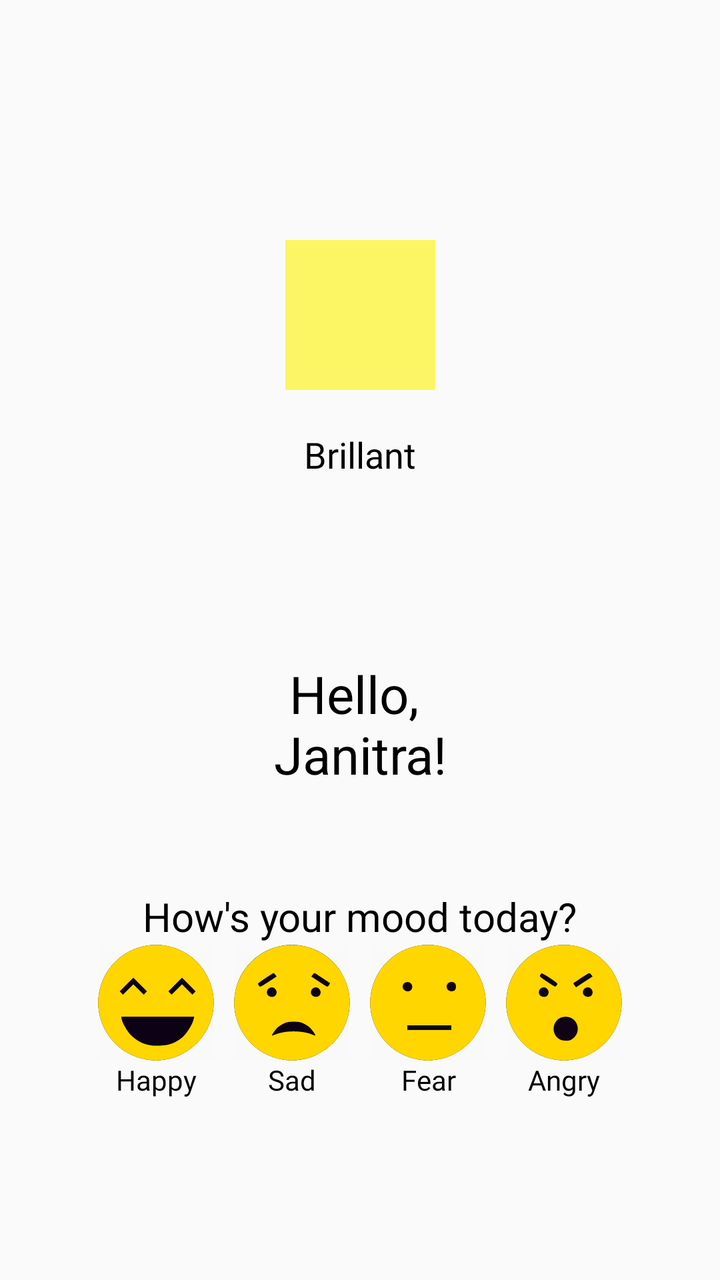
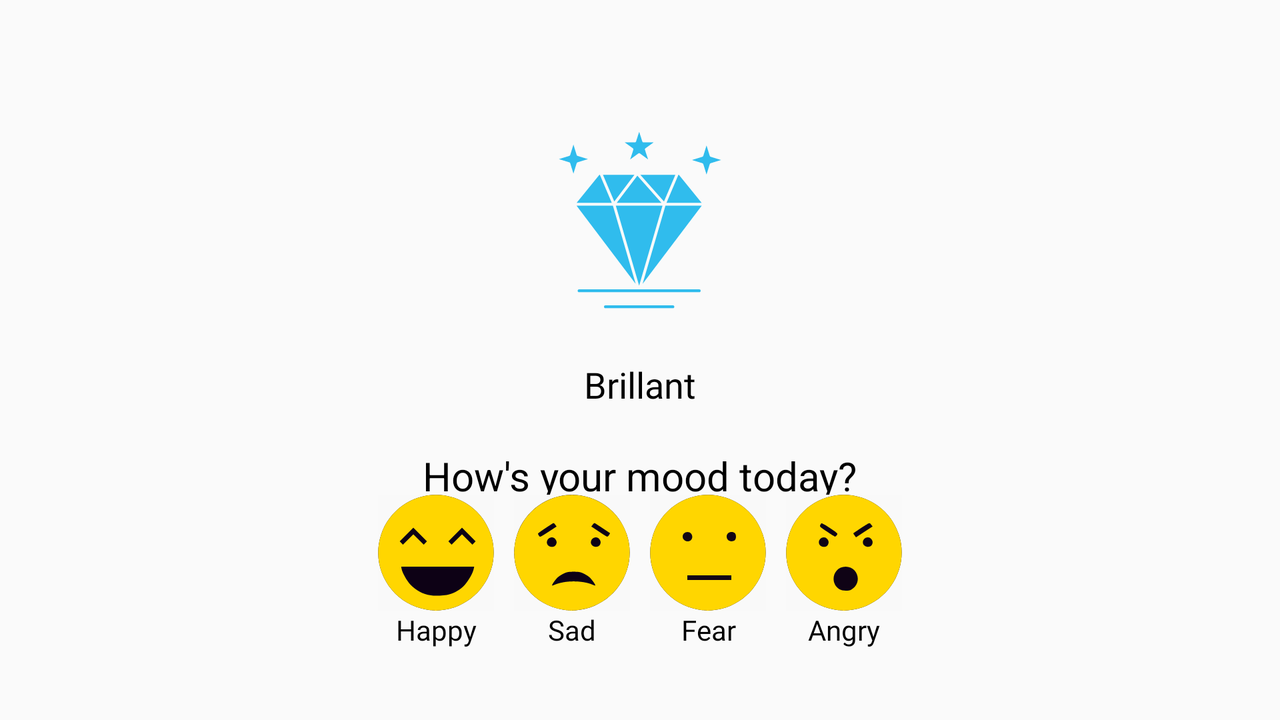

One screen, two layout resources from the same app: the default and the repository's alternative for another configuration. Each is rendered where Android would select it; the XML of both is given below.
<!-- AndroidManifest.xml: application theme AppThemeNo -->
<!-- res/layout/activity_welcome.xml -->
<?xml version="1.0" encoding="utf-8"?>
<androidx.constraintlayout.widget.ConstraintLayout
    xmlns:android="http://schemas.android.com/apk/res/android"
    xmlns:app="http://schemas.android.com/apk/res-auto"
    xmlns:tools="http://schemas.android.com/tools"
    android:layout_width="match_parent"
    android:layout_height="match_parent"
    tools:context=".WelcomeActivity">

    <ImageView
        android:id="@+id/logo"
        android:layout_width="75dp"
        android:layout_height="75dp"
        android:layout_marginTop="120dp"
        app:layout_constraintEnd_toEndOf="parent"
        app:layout_constraintStart_toStartOf="parent"
        app:layout_constraintTop_toTopOf="parent"
        app:layout_constraintBottom_toTopOf="@id/app_name"
        app:srcCompat="@color/colorYellow"
        android:contentDescription="@string/app_name"/>

    <TextView
        android:id="@+id/app_name"
        android:layout_width="wrap_content"
        android:layout_height="wrap_content"
        android:layout_margin="20dp"
        android:fontFamily="@font/lato"
        android:text="@string/app_name"
        android:textColor="@android:color/black"
        android:textSize="18sp"
        app:layout_constraintBottom_toTopOf="@id/greetings"
        app:layout_constraintEnd_toEndOf="parent"
        app:layout_constraintStart_toStartOf="parent"
        app:layout_constraintTop_toBottomOf="@id/logo" />

    <TextView
        android:id="@+id/greetings"
        android:layout_width="wrap_content"
        android:layout_height="wrap_content"
        android:layout_margin="90dp"
        android:text="@string/greetings"
        android:textAlignment="center"
        android:textColor="@android:color/black"
        android:textSize="26sp"
        app:layout_constraintEnd_toEndOf="parent"
        app:layout_constraintStart_toStartOf="parent"
        app:layout_constraintTop_toBottomOf="@id/app_name" />

    <TextView
        android:id="@+id/mood_question"
        android:layout_width="wrap_content"
        android:layout_height="wrap_content"
        android:layout_margin="50dp"
        android:text="@string/mood_question"
        android:textColor="@android:color/black"
        android:textSize="20sp"
        app:layout_constraintEnd_toEndOf="parent"
        app:layout_constraintStart_toStartOf="parent"
        app:layout_constraintTop_toBottomOf="@id/greetings" />

    <LinearLayout
        android:layout_width="wrap_content"
        android:layout_height="wrap_content"
        android:orientation="horizontal"
        android:layout_marginTop="10dp"
        android:layout_marginBottom="100dp"
        app:layout_constraintBottom_toBottomOf="parent"
        app:layout_constraintEnd_toEndOf="parent"
        app:layout_constraintStart_toStartOf="parent"
        app:layout_constraintTop_toBottomOf="@+id/mood_question">

        <LinearLayout
            android:layout_width="wrap_content"
            android:layout_height="wrap_content"
            android:orientation="vertical"
            android:layout_margin="5dp">

            <ImageButton
                android:id="@+id/happy"
                android:layout_width="58dp"
                android:layout_height="58dp"
                android:background="#F9F9F9"
                android:src="@drawable/ic_happy"
                android:contentDescription="@string/happy"/>

            <TextView
                android:layout_width="match_parent"
                android:layout_height="wrap_content"
                android:fontFamily="@font/lato"
                android:text="@string/happy"
                android:textAlignment="center"
                android:textColor="@android:color/black" />
        </LinearLayout>
        <LinearLayout
            android:layout_width="wrap_content"
            android:layout_height="wrap_content"
            android:orientation="vertical"
            android:layout_margin="5dp">

            <ImageButton
                android:id="@+id/sad"
                android:layout_width="58dp"
                android:layout_height="58dp"
                android:background="#F9F9F9"
                android:src="@drawable/ic_sad"
                android:contentDescription="@string/sad"/>

            <TextView
                android:layout_width="match_parent"
                android:layout_height="wrap_content"
                android:fontFamily="@font/lato"
                android:text="@string/sad"
                android:textAlignment="center"
                android:textColor="@android:color/black" />
        </LinearLayout>
        <LinearLayout
            android:layout_width="wrap_content"
            android:layout_height="wrap_content"
            android:orientation="vertical"
            android:layout_margin="5dp">

            <ImageButton
                android:id="@+id/fear"
                android:layout_width="58dp"
                android:layout_height="58dp"
                android:background="#F9F9F9"
                android:src="@drawable/ic_fear"
                android:contentDescription="@string/fear"/>

            <TextView
                android:layout_width="match_parent"
                android:layout_height="wrap_content"
                android:fontFamily="@font/lato"
                android:text="@string/fear"
                android:textAlignment="center"
                android:textColor="@android:color/black" />
        </LinearLayout>
        <LinearLayout
            android:layout_width="wrap_content"
            android:layout_height="wrap_content"
            android:orientation="vertical"
            android:layout_margin="5dp">

            <ImageButton
                android:id="@+id/angry"
                android:layout_width="58dp"
                android:layout_height="58dp"
                android:background="#F9F9F9"
                android:src="@drawable/ic_angry"
                android:contentDescription="@string/angry"/>

            <TextView
                android:layout_width="match_parent"
                android:layout_height="wrap_content"
                android:fontFamily="@font/lato"
                android:text="@string/angry"
                android:textAlignment="center"
                android:textColor="@android:color/black" />
        </LinearLayout>
    </LinearLayout>
</androidx.constraintlayout.widget.ConstraintLayout>
<!-- resources referenced by this layout -->
<resources>
  <color name="colorYellow">#FCF664</color>
  <!-- drawable ic_fear (drawable) -->
  <vector android:height="58dp" android:viewportHeight="1740"
      android:viewportWidth="1740" android:width="58dp" xmlns:android="http://schemas.android.com/apk/res/android">
      <path android:fillColor="#130614"
          android:pathData="M735,1725c-526,-83 -854,-618 -689,-1122 148,-455 638,-705 1091,-557 263,86 466,287 554,550 151,449 -95,939 -551,1096 -67,23 -218,48 -280,47 -25,-1 -81,-7 -125,-14z" android:strokeColor="#00000000"/>
      <path android:fillColor="#ffd600"
          android:pathData="M735,1725c-526,-83 -854,-618 -689,-1122 148,-455 638,-705 1091,-557 263,86 466,287 554,550 151,449 -95,939 -551,1096 -67,23 -218,48 -280,47 -25,-1 -81,-7 -125,-14zM1220,1245l0,-35 -330,0 -330,0 0,35 0,35 330,0 330,0 0,-35zM615,680c42,-46 10,-120 -52,-120 -42,0 -73,30 -73,70 0,62 84,95 125,50zM1272,683c23,-20 24,-80 1,-105 -22,-24 -77,-24 -103,2 -44,44 -11,120 52,120 17,0 40,-7 50,-17z" android:strokeColor="#00000000"/>
  </vector>
  <!-- drawable ic_happy (drawable) -->
  <vector xmlns:android="http://schemas.android.com/apk/res/android"
      android:width="58dp"
      android:height="58dp"
      android:viewportWidth="1740"
      android:viewportHeight="1740">
    <path
        android:pathData="M735,1725c-526,-83 -854,-618 -689,-1122 148,-455 638,-705 1091,-557 263,86 466,287 554,550 151,449 -95,939 -551,1096 -67,23 -218,48 -280,47 -25,-1 -81,-7 -125,-14z"
        android:fillColor="#0d0115"
        android:strokeColor="#00000000"/>
    <path
        android:pathData="M735,1725c-526,-83 -854,-618 -689,-1122 148,-455 638,-705 1091,-557 263,86 466,287 554,550 151,449 -95,939 -551,1096 -67,23 -218,48 -280,47 -25,-1 -81,-7 -125,-14zM1070,1494c91,-26 167,-73 230,-140 59,-63 124,-179 136,-241l7,-33 -548,0 -547,0 6,33c11,60 77,177 133,237 80,86 184,141 307,161 71,11 210,3 276,-17zM608,673l78,78 24,-26 24,-26 -102,-102 -102,-102 -102,102 -102,102 24,26 24,26 78,-78 78,-78 78,78zM1338,673l78,78 24,-26 24,-26 -102,-102 -102,-102 -102,102 -102,102 24,26 24,26 78,-78 78,-78 78,78z"
        android:fillColor="#ffd600"
        android:strokeColor="#00000000"/>
  </vector>
  <string name="angry">Angry</string>
  <string name="app_name">Brillant</string>
  <string name="fear">Fear</string>
  <string name="greetings">Hello, \nJanitra!</string>
  <string name="happy">Happy</string>
  <string name="mood_question">How\'s your mood today?</string>
  <string name="sad">Sad</string>
  <style name="AppThemeNo" parent="Theme.AppCompat.Light.NoActionBar">
          
          <item name="colorPrimary">@color/colorLightBlue</item>
          <item name="colorPrimaryDark">@color/colorBlue</item>
          <item name="colorAccent">@color/colorYellow</item>
      </style>
  <color name="colorLightBlue">#30BCED</color>
  <color name="colorBlue">#00A2F3</color>
</resources>
<!-- res/layout-land/activity_welcome.xml (the repository's variant of the layout above) -->
<!-- drawn on the phone turned sideways -->
<?xml version="1.0" encoding="utf-8"?>
<androidx.constraintlayout.widget.ConstraintLayout
    xmlns:android="http://schemas.android.com/apk/res/android"
    xmlns:app="http://schemas.android.com/apk/res-auto"
    xmlns:tools="http://schemas.android.com/tools"
    android:layout_width="match_parent"
    android:layout_height="match_parent"
    tools:context=".WelcomeActivity">

    <ImageView
        android:id="@+id/logo"
        android:layout_width="100dp"
        android:layout_height="100dp"
        android:layout_marginTop="60dp"
        app:layout_constraintEnd_toEndOf="parent"
        app:layout_constraintStart_toStartOf="parent"
        app:layout_constraintTop_toTopOf="parent"
        app:layout_constraintBottom_toTopOf="@id/app_name"
        android:src="@drawable/ic_noun_brillant"
        android:contentDescription="@string/app_name"/>

    <TextView
        android:id="@+id/app_name"
        android:layout_width="wrap_content"
        android:layout_height="wrap_content"
        android:layout_margin="20dp"
        android:fontFamily="@font/lato"
        android:text="@string/app_name"
        android:textColor="@android:color/black"
        android:textSize="18sp"
        app:layout_constraintBottom_toTopOf="@id/greetings"
        app:layout_constraintEnd_toEndOf="parent"
        app:layout_constraintStart_toStartOf="parent"
        app:layout_constraintTop_toBottomOf="@id/logo" />














    <TextView
        android:id="@+id/mood_question"
        android:layout_width="wrap_content"
        android:layout_height="wrap_content"
        android:layout_marginTop="20dp"
        android:text="@string/mood_question"
        android:textColor="@android:color/black"
        android:textSize="20sp"
        app:layout_constraintEnd_toEndOf="parent"
        app:layout_constraintStart_toStartOf="parent"
        app:layout_constraintTop_toBottomOf="@id/app_name" />

    <LinearLayout
        android:layout_width="wrap_content"
        android:layout_height="wrap_content"
        android:orientation="horizontal"
        android:layout_marginTop="20dp"
        android:layout_marginBottom="60dp"
        app:layout_constraintBottom_toBottomOf="parent"
        app:layout_constraintEnd_toEndOf="parent"
        app:layout_constraintStart_toStartOf="parent"
        app:layout_constraintTop_toBottomOf="@+id/mood_question">

        <LinearLayout
            android:layout_width="wrap_content"
            android:layout_height="wrap_content"
            android:orientation="vertical"
            android:layout_margin="5dp">

            <ImageButton
                android:id="@+id/happy"
                android:layout_width="58dp"
                android:layout_height="58dp"
                android:background="#F9F9F9"
                android:src="@drawable/ic_happy"
                android:contentDescription="@string/happy"/>

            <TextView
                android:layout_width="match_parent"
                android:layout_height="wrap_content"
                android:fontFamily="@font/lato"
                android:text="@string/happy"
                android:textAlignment="center"
                android:textColor="@android:color/black" />
        </LinearLayout>
        <LinearLayout
            android:layout_width="wrap_content"
            android:layout_height="wrap_content"
            android:orientation="vertical"
            android:layout_margin="5dp">

            <ImageButton
                android:id="@+id/sad"
                android:layout_width="58dp"
                android:layout_height="58dp"
                android:background="#F9F9F9"
                android:src="@drawable/ic_sad"
                android:contentDescription="@string/sad"/>

            <TextView
                android:layout_width="match_parent"
                android:layout_height="wrap_content"
                android:fontFamily="@font/lato"
                android:text="@string/sad"
                android:textAlignment="center"
                android:textColor="@android:color/black" />
        </LinearLayout>
        <LinearLayout
            android:layout_width="wrap_content"
            android:layout_height="wrap_content"
            android:orientation="vertical"
            android:layout_margin="5dp">

            <ImageButton
                android:id="@+id/fear"
                android:layout_width="58dp"
                android:layout_height="58dp"
                android:background="#F9F9F9"
                android:src="@drawable/ic_fear"
                android:contentDescription="@string/fear"/>

            <TextView
                android:layout_width="match_parent"
                android:layout_height="wrap_content"
                android:fontFamily="@font/lato"
                android:text="@string/fear"
                android:textAlignment="center"
                android:textColor="@android:color/black" />
        </LinearLayout>
        <LinearLayout
            android:layout_width="wrap_content"
            android:layout_height="wrap_content"
            android:orientation="vertical"
            android:layout_margin="5dp">

            <ImageButton
                android:id="@+id/angry"
                android:layout_width="58dp"
                android:layout_height="58dp"
                android:background="#F9F9F9"
                android:src="@drawable/ic_angry"
                android:contentDescription="@string/angry"/>

            <TextView
                android:layout_width="match_parent"
                android:layout_height="wrap_content"
                android:fontFamily="@font/lato"
                android:text="@string/angry"
                android:textAlignment="center"
                android:textColor="@android:color/black" />
        </LinearLayout>
    </LinearLayout>
</androidx.constraintlayout.widget.ConstraintLayout>
<!-- resources referenced by the variant -->
<!-- as the phone turned sideways resolves them -->
<resources>
  <!-- drawable ic_fear (drawable) -->
  <vector android:height="58dp" android:viewportHeight="1740"
      android:viewportWidth="1740" android:width="58dp" xmlns:android="http://schemas.android.com/apk/res/android">
      <path android:fillColor="#130614"
          android:pathData="M735,1725c-526,-83 -854,-618 -689,-1122 148,-455 638,-705 1091,-557 263,86 466,287 554,550 151,449 -95,939 -551,1096 -67,23 -218,48 -280,47 -25,-1 -81,-7 -125,-14z" android:strokeColor="#00000000"/>
      <path android:fillColor="#ffd600"
          android:pathData="M735,1725c-526,-83 -854,-618 -689,-1122 148,-455 638,-705 1091,-557 263,86 466,287 554,550 151,449 -95,939 -551,1096 -67,23 -218,48 -280,47 -25,-1 -81,-7 -125,-14zM1220,1245l0,-35 -330,0 -330,0 0,35 0,35 330,0 330,0 0,-35zM615,680c42,-46 10,-120 -52,-120 -42,0 -73,30 -73,70 0,62 84,95 125,50zM1272,683c23,-20 24,-80 1,-105 -22,-24 -77,-24 -103,2 -44,44 -11,120 52,120 17,0 40,-7 50,-17z" android:strokeColor="#00000000"/>
  </vector>
  <!-- drawable ic_happy (drawable) -->
  <vector xmlns:android="http://schemas.android.com/apk/res/android"
      android:width="58dp"
      android:height="58dp"
      android:viewportWidth="1740"
      android:viewportHeight="1740">
    <path
        android:pathData="M735,1725c-526,-83 -854,-618 -689,-1122 148,-455 638,-705 1091,-557 263,86 466,287 554,550 151,449 -95,939 -551,1096 -67,23 -218,48 -280,47 -25,-1 -81,-7 -125,-14z"
        android:fillColor="#0d0115"
        android:strokeColor="#00000000"/>
    <path
        android:pathData="M735,1725c-526,-83 -854,-618 -689,-1122 148,-455 638,-705 1091,-557 263,86 466,287 554,550 151,449 -95,939 -551,1096 -67,23 -218,48 -280,47 -25,-1 -81,-7 -125,-14zM1070,1494c91,-26 167,-73 230,-140 59,-63 124,-179 136,-241l7,-33 -548,0 -547,0 6,33c11,60 77,177 133,237 80,86 184,141 307,161 71,11 210,3 276,-17zM608,673l78,78 24,-26 24,-26 -102,-102 -102,-102 -102,102 -102,102 24,26 24,26 78,-78 78,-78 78,78zM1338,673l78,78 24,-26 24,-26 -102,-102 -102,-102 -102,102 -102,102 24,26 24,26 78,-78 78,-78 78,78z"
        android:fillColor="#ffd600"
        android:strokeColor="#00000000"/>
  </vector>
  <string name="angry">Angry</string>
  <string name="app_name">Brillant</string>
  <string name="fear">Fear</string>
  <string name="happy">Happy</string>
  <string name="mood_question">How\'s your mood today?</string>
  <string name="sad">Sad</string>
  <style name="AppThemeNo" parent="Theme.AppCompat.Light.NoActionBar">
          
          <item name="colorPrimary">@color/colorLightBlue</item>
          <item name="colorPrimaryDark">@color/colorBlue</item>
          <item name="colorAccent">@color/colorYellow</item>
      </style>
  <color name="colorLightBlue">#30BCED</color>
  <color name="colorBlue">#00A2F3</color>
  <color name="colorYellow">#FCF664</color>
</resources>
